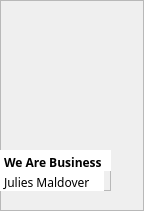
            <widget class="QFrame" name="frame_67">
             <property name="geometry">
              <rect>
               <x>159</x>
               <y>225</y>
               <width>144</width>
               <height>211</height>
              </rect>
             </property>
             <property name="frameShape">
              <enum>QFrame::StyledPanel</enum>
             </property>
             <property name="frameShadow">
              <enum>QFrame::Raised</enum>
             </property>
             <widget class="QLabel" name="label_39">
              <property name="geometry">
               <rect>
                <x>0</x>
                <y>0</y>
                <width>111</width>
                <height>141</height>
               </rect>
              </property>
              <property name="text">
               <string/>
              </property>
              <property name="pixmap">
               <pixmap resource="Resources.qrc">:/images/book-covers/book13.png</pixmap>
              </property>
              <property name="scaledContents">
               <bool>true</bool>
              </property>
             </widget>
             <widget class="QFrame" name="frame_68">
              <property name="geometry">
               <rect>
                <x>0</x>
                <y>150</y>
                <width>111</width>
                <height>41</height>
               </rect>
              </property>
              <property name="frameShape">
               <enum>QFrame::StyledPanel</enum>
              </property>
              <property name="frameShadow">
               <enum>QFrame::Raised</enum>
              </property>
              <widget class="QPlainTextEdit" name="plainTextEdit_73">
               <property name="geometry">
                <rect>
                 <x>0</x>
                 <y>0</y>
                 <width>111</width>
                 <height>21</height>
                </rect>
               </property>
               <property name="styleSheet">
                <string notr="true">font-weight: bold;
font-family: Baloo 2;
background: white;</string>
               </property>
               <property name="frameShape">
                <enum>QFrame::NoFrame</enum>
               </property>
               <property name="verticalScrollBarPolicy">
                <enum>Qt::ScrollBarAlwaysOff</enum>
               </property>
               <property name="tabChangesFocus">
                <bool>false</bool>
               </property>
               <property name="lineWrapMode">
                <enum>QPlainTextEdit::WidgetWidth</enum>
               </property>
               <property name="plainText">
                <string>We Are Business</string>
               </property>
               <property name="textInteractionFlags">
                <set>Qt::TextSelectableByKeyboard|Qt::TextSelectableByMouse</set>
               </property>
              </widget>
              <widget class="QPlainTextEdit" name="plainTextEdit_74">
               <property name="geometry">
                <rect>
                 <x>0</x>
                 <y>20</y>
                 <width>104</width>
                 <height>21</height>
                </rect>
               </property>
               <property name="styleSheet">
                <string notr="true">font-family: Baloo 2;
background: white;</string>
               </property>
               <property name="frameShape">
                <enum>QFrame::NoFrame</enum>
               </property>
               <property name="verticalScrollBarPolicy">
                <enum>Qt::ScrollBarAlwaysOff</enum>
               </property>
               <property name="readOnly">
                <bool>true</bool>
               </property>
               <property name="plainText">
                <string>Julies Maldover</string>
               </property>
              </widget>
             </widget>
            </widget>
